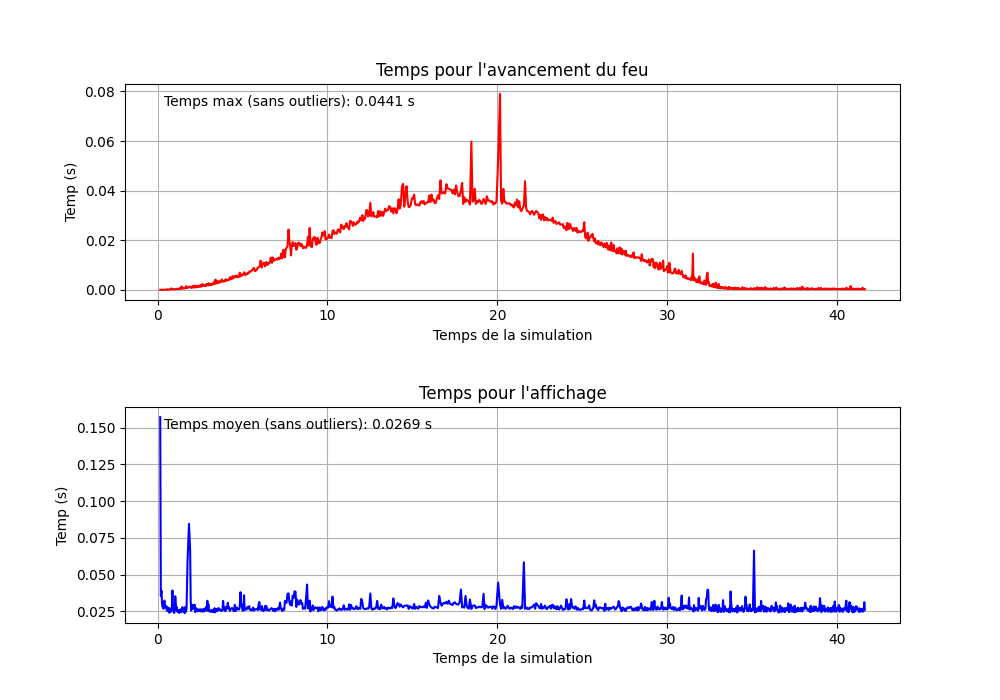

Recreate this plot in Python.
import matplotlib.pyplot as plt
import numpy as np

# Função para calcular estatísticas sem outliers usando o método IQR
def calcular_sem_outliers(data):
    Q1 = np.percentile(data, 25)  
    Q3 = np.percentile(data, 75)  
    IQR = Q3 - Q1  
    lower_bound = Q1 - 1.5 * IQR
    upper_bound = Q3 + 1.5 * IQR
    return data[(data >= lower_bound) & (data <= upper_bound)]

# Ler os dados do arquivo
data = np.loadtxt("temps.txt", skiprows=1)

time_step = data[:, 0]
tempo_atualizacao = data[:, 1]  # Mantendo todos os dados para o gráfico
tempo_renderizacao = data[:, 2]
tempo_total = data[:, 3]

# Calcular estatísticas sem outliers
tempo_max_avanco_fogo = np.max(calcular_sem_outliers(tempo_atualizacao))
tempo_medio_display = np.mean(calcular_sem_outliers(tempo_renderizacao))

# Criar figuras separadas para cada métrica
plt.figure(figsize=(10, 7))

# 🔥 Gráfico 1: Tempo de Avanço do Fogo
plt.subplot(2, 1, 1)
plt.plot(tempo_total, tempo_atualizacao, color="red")
plt.xlabel("Temps de la simulation")
plt.ylabel("Temp (s)")
plt.title("Temps pour l'avancement du feu")
plt.grid()

# Escrever o tempo máximo no gráfico
plt.text(
    0.05, 0.9, 
    f"Temps max (sans outliers): {tempo_max_avanco_fogo:.4f} s", 
    transform=plt.gca().transAxes, 
    fontsize=10, color="black"
)

# 🎨 Gráfico 2: Tempo de Renderização
plt.subplot(2, 1, 2)
plt.plot(tempo_total, tempo_renderizacao, color="blue")
plt.xlabel("Temps de la simulation")
plt.ylabel("Temp (s)")
plt.title("Temps pour l'affichage")
plt.grid()

# Escrever o tempo médio no gráfico
plt.text(
    0.05, 0.9, 
    f"Temps moyen (sans outliers): {tempo_medio_display:.4f} s", 
    transform=plt.gca().transAxes, 
    fontsize=10, color="black"
)

# Ajustar espaçamento e salvar
plt.subplots_adjust(hspace=0.5)
plt.savefig("plot_temps.png")
plt.show()
